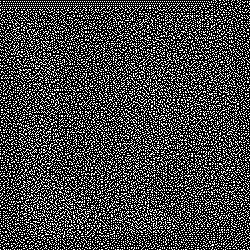
#> input picture LightLSB_Experiment/test/two/share1_output.png, 250 x 250 px, found by its file name
$ python decryption.py
#> lines starting #> are read from the running program, lines starting #| are printed output that depends on the picture
import cv2
import numpy as np
from PIL import Image
from skimage.util import img_as_ubyte, view_as_blocks
import os


def block_no_expand(PIL_img):
    """
    块处理函数
    :param PIL_img: PIL图像
    :return: 处理后的图像
    """
    image = np.array(PIL_img)
    # 缩放图像强度
    image = np.interp(image, (0, 255), (0, 255 / 4))
    # 转换为二值图像
    image_ht = Image.fromarray(image).convert("1")
    # 转换为8位无符号整数格式
    image_ht = img_as_ubyte(image_ht)
    return image_ht


def post_process(decrypted_img):
    """
    后处理函数：双边滤波去噪
    :param decrypted_img: 解密后的图像
    :return: 处理后的图像
    """
    # 双边滤波去噪，对应论文2.2节
    return cv2.bilateralFilter(decrypted_img, d=9, sigmaColor=75, sigmaSpace=75)


def decrypt(share1_path, share2_path, output_path):
    """
    解密函数
    :param share1_path: 分享1路径
    :param share2_path: 分享2路径
    :param output_path: 输出路径
    :return: 解密后的图像
    """
    # 读取分享图像
    share1 = np.array(Image.open(share1_path).convert('L'))
#> share1 is the input picture: shape (250, 250); 27% white in thin lines or dots
    share2 = np.array(Image.open(share2_path).convert('L'))
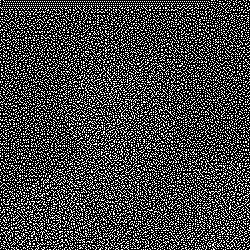
#> input picture LightLSB_Experiment/test/two/share2_output.png, 250 x 250 px, found by its file name
#> share2 is the input picture: shape (250, 250); 26.7% white in thin lines or dots

    # 解密：按位与操作
    decrypted = share1 & share2
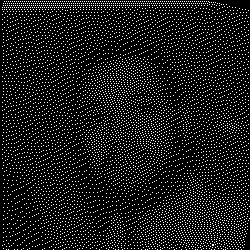
#> decrypted: shape (250, 250); 10.8% white in thin lines or dots

    # 后处理
    decrypted = post_process(decrypted)

    # 保存结果
    os.makedirs(os.path.dirname(output_path), exist_ok=True)
    cv2.imwrite(output_path, decrypted)

    return decrypted


# ====================== 你只需要修改这里的路径 ======================
if __name__ == "__main__":
    # 输入：两张分享图像路径
    SHARE1 = "C:\\Users\\xiaojin\\PycharmProjects\\LightLSB_Experiment\\test\\two\\share1_output.png"
    SHARE2 = "C:\\Users\\xiaojin\\PycharmProjects\\LightLSB_Experiment\\test\\two\\share2_output.png"

    # 输出：解密结果保存路径
    OUTPUT = "C:\\Users\\xiaojin\\PycharmProjects\\LightLSB_Experiment\\test\\three\\decrypted_result.png"

    # 执行解密
    result = decrypt(SHARE1, SHARE2, OUTPUT)
    print("解密完成！结果已保存至：", OUTPUT)
